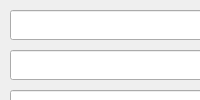
<?xml version="1.0" encoding="UTF-8"?><ui version="4.0"><class>MainWindow</class><widget class="QMainWindow" name="MainWindow"><widget class="QWidget" name="centralwidget"><widget class="QLineEdit" name="txtRegUser"><property name="geometry"><rect><x>10</x><y>10</y><width>200</width><height>30</height></rect></property></widget><widget class="QLineEdit" name="txtRegPass"><property name="geometry"><rect><x>10</x><y>50</y><width>200</width><height>30</height></rect></property></widget><widget class="QLineEdit" name="txtRegConfirm"><property name="geometry"><rect><x>10</x><y>90</y><width>200</width><height>30</height></rect></property></widget><widget class="QPushButton" name="btnRegister"><property name="geometry"><rect><x>10</x><y>130</y><width>200</width><height>30</height></rect></property><property name="text"><string>x</string></property></widget><widget class="QPushButton" name="btnToLogin"><property name="geometry"><rect><x>10</x><y>170</y><width>200</width><height>30</height></rect></property><property name="text"><string>x</string></property></widget></widget></widget><resources/><connections/></ui>
